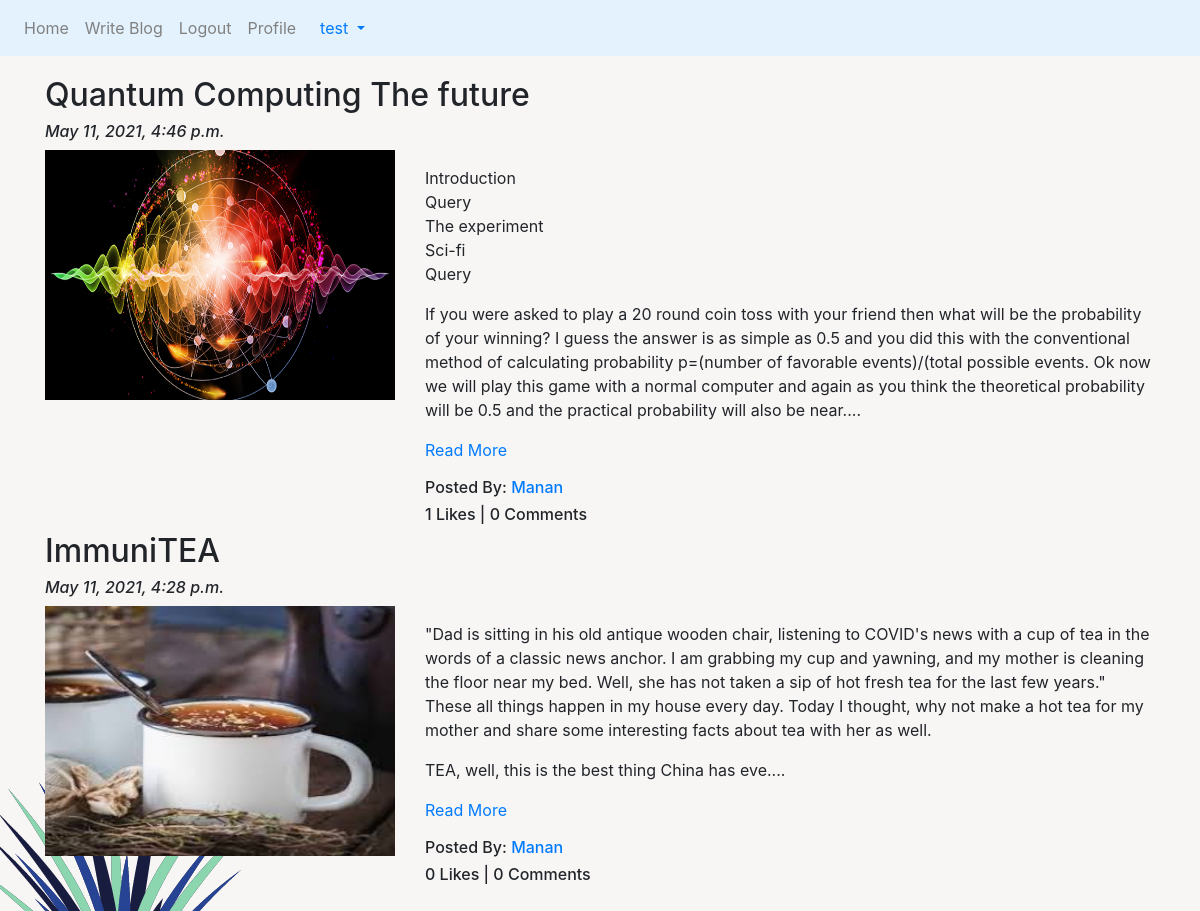
Screenshot of /blog/ (signed in) with the database file from the repository.
### App_Blog/models.py (models this page shows, shortened)
class Blog(models.Model):
    author = models.ForeignKey(User, on_delete=models.CASCADE, related_name='post_author')
    blog_title = models.CharField(max_length=264, verbose_name="Put a Title")
    slug = models.SlugField(max_length=264, unique=True)
    blog_content = models.TextField(verbose_name="What is on your mind?")
    blog_image = models.ImageField(upload_to='blog_images', verbose_name="Blog Image")
    publish_date = models.DateTimeField(auto_now_add=True)
    update_date = models.DateTimeField(auto_now=True)
    class Meta:
        ordering = ['-publish_date']

### App_Blog/views.py (the view)
# urls.py: path('', views.BlogList.as_view(), name='blog_list'),
class BlogList(ListView):
    context_object_name = 'blogs'
    model = Blog
    template_name = 'App_Blog/blog_list.html'

### App_Blog/templatetags/custom_filters.py (called while the page is built)
def range_filter(value):
    return value[0:500] + "...."

### templates/App_Blog/blog_list.html (shortened to what this page needs)
{% extends 'base.html' %}
{% load custom_filters %}
{% block body_block %}
{% for blog in blogs %}
<h2> {{ blog.blog_title }}</h2>
<h6><i>{{ blog.publish_date }}</i></h6>
<div class="row">
  <div class="col-sm-4">
    <img src="/media/{{blog.blog_image}}" alt="{{ blog.blog_title }}" title="{{ blog.blog_title }}" width="350px" height="250px">
  </div>
  <div class="col-sm-8">
<p>{{ blog.blog_content|range_filter|linebreaks }}
   <a href="{% url 'App_Blog:blog_details' slug=blog.slug %}">Read More</a>
</p>
<h6>Posted By: <a href="#">{{ blog.author }}</a></h6>
<h6>{{ blog.liked_blog.count }} Likes | {{ blog.blog_comment.count }} Comments</h6>
  </div>
</div>
{% endfor %}
{% endblock %}

### templates/base.html (shortened to what this page needs)
{% load static %}
<!doctype html>
<html lang="en">
  <head>
    <link rel="stylesheet" href="https://stackpath.bootstrapcdn.com/bootstrap/4.5.2/css/bootstrap.min.css">
<link rel="stylesheet" href="https://maxcdn.bootstrapcdn.com/font-awesome/4.6.3/css/font-awesome.min.css">
    <link rel="stylesheet" href="{% static 'style.css'%}" type="text/css">
  </head>
  <body>
    <nav class="navbar navbar-expand-sm  navbar-light" style="background-color: #e3f2fd;">
        <ul class="navbar-nav">
          <li class="nav-item active">
            <a class="nav-link" href="{% url 'index' %}" style="color: grey;">Home</a>
          </li>
          {% if user.is_authenticated %}
          <li class="nav-item active">
            <a class="nav-link" href="{% url 'App_Blog:create_blog' %}" style="color: grey;">Write Blog</a>
          </li>
          <li class="nav-item active">
            <a class="nav-link" href="{% url 'App_Login:logout' %}" style="color: grey;">Logout</a>
          </li>
          <li class="nav-item active">
            <a class="nav-link" href="{% url 'App_Login:profile' %}" style="color: grey;">Profile</a>
          </li>
          {% endif %}
        </ul>
       {% if user.is_authenticated %}
        <div class="nav-item dropdown">
          <a class="nav-link dropdown-toggle" href="#" id="navbardrop" data-toggle="dropdown">
            {{ user.username }}
          </a>
      </div>
      {% endif %}
    </nav>
    <div class="container" style="padding-top:20px">
      {% block body_block %}
      {% endblock %}
    </div>
    <br><br><br>
  </body>
</html>

### static/style.css (style rules this page uses)
body { background: white url("images/Untitled design.png"); }

### rows the page displays
Blog: blog_title "Quantum Computing The future", publish_date "May 11, 2021, 4:46 p.m.", blog_image (picture), blog_content|range_filter "Introduction Query The experiment Sci-fi Query If you were asked to play a 20 round coin toss with your friend then what will be the probability of your winning? I guess the answer is as simple as 0.5 and you did this with the conventional method of calculating probability p=(number of favorable events)/(total possible events. Ok now we will play this game with a normal computer and again as you think the theoretical probability will be 0.5 and the practical probability will also be near....", author "Manan", liked_blog.count "1", blog_comment.count "0"
Blog: blog_title "ImmuniTEA", publish_date "May 11, 2021, 4:28 p.m.", blog_image (picture), blog_content|range_filter "\"Dad is sitting in his old antique wooden chair, listening to COVID's news with a cup of tea in the words of a classic news anchor. I am grabbing my cup and yawning, and my mother is cleaning the floor near my bed. Well, she has not taken a sip of hot fresh tea for the last few years.\" These all things happen in my house every day. Today I thought, why not make a hot tea for my mother and share some interesting facts about tea with her as well. TEA, well, this is the best thing China has eve....", author "Manan", liked_blog.count "0", blog_comment.count "0"

### other values shown
{{ user.username }} "test"
